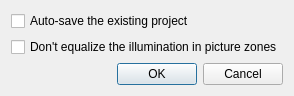
<?xml version="1.0" encoding="UTF-8"?>
<ui version="4.0">
 <class>SettingsDialog</class>
 <widget class="QDialog" name="SettingsDialog">
  <property name="geometry">
   <rect>
    <x>0</x>
    <y>0</y>
    <width>280</width>
    <height>93</height>
   </rect>
  </property>
  <property name="windowTitle">
   <string>Settings</string>
  </property>
  <layout class="QVBoxLayout" name="verticalLayout">
   <item>
    <widget class="QCheckBox" name="AutoSaveProject">
     <property name="text">
      <string>Auto-save the existing project</string>
     </property>
    </widget>
   </item>
   <item>
    <widget class="QCheckBox" name="DontEqualizeIlluminationPicZones">
     <property name="text">
      <string>Don't equalize the illumination in picture zones</string>
     </property>
    </widget>
   </item>
   <item>
    <spacer name="verticalSpacer">
     <property name="orientation">
      <enum>Qt::Vertical</enum>
     </property>
     <property name="sizeHint" stdset="0">
      <size>
       <width>20</width>
       <height>40</height>
      </size>
     </property>
    </spacer>
   </item>
   <item>
    <widget class="QDialogButtonBox" name="buttonBox">
     <property name="orientation">
      <enum>Qt::Horizontal</enum>
     </property>
     <property name="standardButtons">
      <set>QDialogButtonBox::Cancel|QDialogButtonBox::Ok</set>
     </property>
    </widget>
   </item>
  </layout>
 </widget>
 <resources/>
 <connections>
  <connection>
   <sender>buttonBox</sender>
   <signal>accepted()</signal>
   <receiver>SettingsDialog</receiver>
   <slot>accept()</slot>
   <hints>
    <hint type="sourcelabel">
     <x>248</x>
     <y>254</y>
    </hint>
    <hint type="destinationlabel">
     <x>157</x>
     <y>274</y>
    </hint>
   </hints>
  </connection>
  <connection>
   <sender>buttonBox</sender>
   <signal>rejected()</signal>
   <receiver>SettingsDialog</receiver>
   <slot>reject()</slot>
   <hints>
    <hint type="sourcelabel">
     <x>316</x>
     <y>260</y>
    </hint>
    <hint type="destinationlabel">
     <x>286</x>
     <y>274</y>
    </hint>
   </hints>
  </connection>
 </connections>
</ui>
